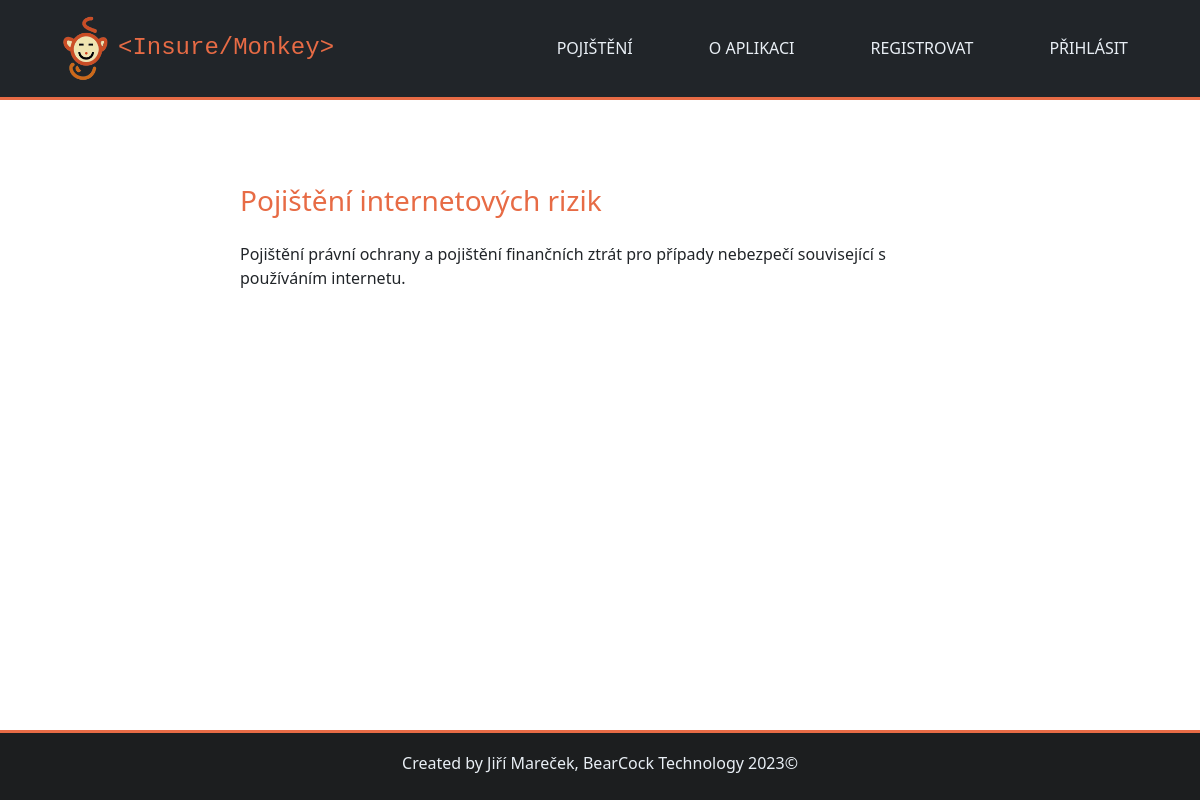
The page /insuremonkey/2/pojisteni_detail/ on the database its author committed.
### insuremonkey/models.py (models this page shows, shortened)
class Pojisteni(models.Model):
    typ_pojisteni = models.CharField(max_length=80, verbose_name="Typ pojištění")
    popis_pojisteni = models.CharField(max_length=400, verbose_name="Popis produktu")
    class Meta:
        verbose_name = "Pojištění"
        verbose_name_plural = "Pojištění"

### insuremonkey/views.py (the view, shortened to what this page needs)
# urls.py: path("<int:pk>/pojisteni_detail/", views.PojisteniActualView.as_view(), name="pojisteni_detail"), #pk = id
class PojisteniActualView(generic.DetailView):
    model = Pojisteni
    template_name = "insuremonkey/pojisteni_detail.html"
    def get(self, request, pk):
        try:
            pojisteni = self.get_object()
        except:
            return redirect ("pojisteni")
        return render(request, self.template_name, {"pojisteni": pojisteni})

### insuremonkey/templates/insuremonkey/pojisteni_detail.html (shortened to what this page needs)
{% extends "base.html" %}
{% block content %}
    <h3 class="barevny_text"> {{ pojisteni.typ_pojisteni }}</h3>
    <br>
    {{ pojisteni.popis_pojisteni }}
    <br>
    <br>
    <form method="POST" class="soustava_tlacitek">
    <br>
    </form>
{% endblock %}

### insuremonkey/static/css/style.css (style rules this page uses)
body { font: 15px; background: #f9f9f9; box-sizing: border-box; color: #414042; display: flex; flex-direction: column; box-sizing: border-box; margin: 0; padding: 80px 0 0 0; min-width: min-content; min-height: 100vh; }
.soustava_tlacitek { display: flex; justify-content: center; text-decoration: none; }
.barevny_text { color: rgb(231, 107, 69); margin-bottom: 0; }

### rows shown on the page
Pojisteni: typ_pojisteni "Pojištění internetových rizik", popis_pojisteni "Pojištění právní ochrany a pojištění finančních ztrát pro případy nebezpečí související s používáním internetu."
